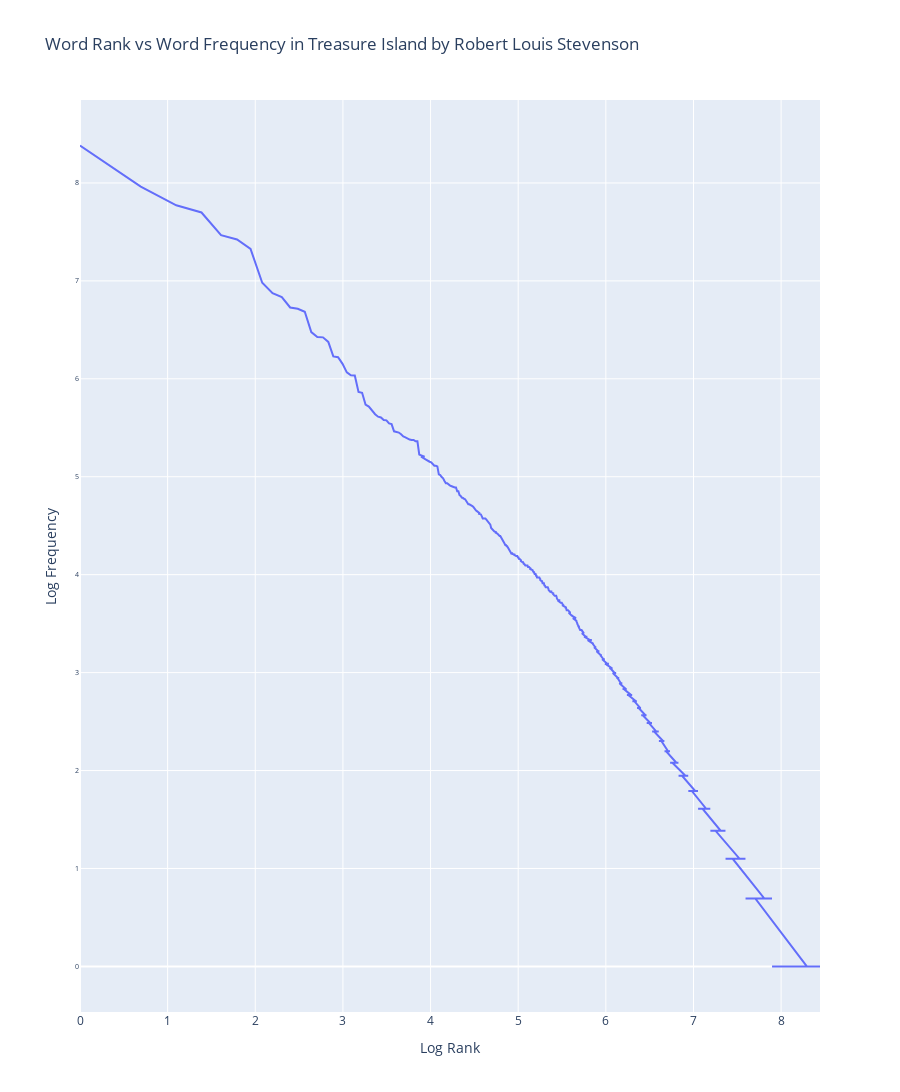

Write notebook code for a chart like this one.
### Markdown cell above
### 6. Does the observed relative frequency of these words follow Zipf’s law? Explain.
According to the text Natural Language Processing with Python:
Zipf’s Law: Let *f(w)* be the frequency of a word *w* in free text. Suppose that all the words of a text are ranked according to their frequency, with the most frequent word first. Zipf’s Law states that the frequency of a word type is inversely
proportional to its rank (i.e., *f × r = k*, for some constant *k*).

The plot below of word rank vs. word frequency (both in log scale) is a relatively straight line.  Therefore, we conclude that this corpus of Treasure Island follows Zipf's Law.

### Code cell
plt.figure(figsize=(15,15))
fig = go.Figure()

fig.add_trace(go.Scatter(y = np.log(df_words['frequency']), x = np.log(df_words.index + 1)))

fig.update_layout(go.Layout(
    title='Word Rank vs Word Frequency in Treasure Island by Robert Louis Stevenson',
    width=900,
    height=1100,
    xaxis=dict(
        title='Log Rank' #, tickangle = 90
    ),
    yaxis=dict(
        title='Log Frequency', tickfont=dict(size=7)
    )
))
fig.show()

### Figure 1 — Plotly figure (JSON) as saved in the notebook; plotly's stock layout.template omitted (floating-point values rounded to 4 significant figures; data arrays with more than 128 entries replaced by an {"elided": "..."} marker saying what was removed)
{"data": [{"type": "scatter", "x": {"elided": "4646 float values"}, "y": {"elided": "4646 float values"}}], "layout": {"height": 1100, "title": {"text": "Word Rank vs Word Frequency in Treasure Island by Robert Louis Stevenson"}, "width": 900, "xaxis": {"title": {"text": "Log Rank"}}, "yaxis": {"tickfont": {"size": 7}, "title": {"text": "Log Frequency"}}}}
